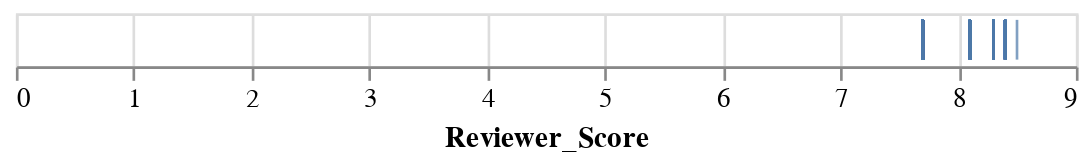

The code cell stored with this chart in its notebook:
### Code cell
alt.Chart(df).mark_tick().encode(
 x='Reviewer_Score')

### Figure 1 — Vega-Lite specification as saved in the notebook (floating-point values rounded to 4 significant figures; data arrays with more than 128 entries replaced by an {"elided": "..."} marker saying what was removed)
{"config": {"view": {"continuousWidth": 400, "continuousHeight": 300}}, "data": {"name": "data-e30e62c885cd365d2d65e3d9bd7763b4"}, "mark": "tick", "encoding": {"x": {"type": "quantitative", "field": "Reviewer_Score"}}, "$schema": "https://vega.github.io/schema/vega-lite/v4.8.1.json", "datasets": {"data-e30e62c885cd365d2d65e3d9bd7763b4": {"elided": "239 records"}}}
